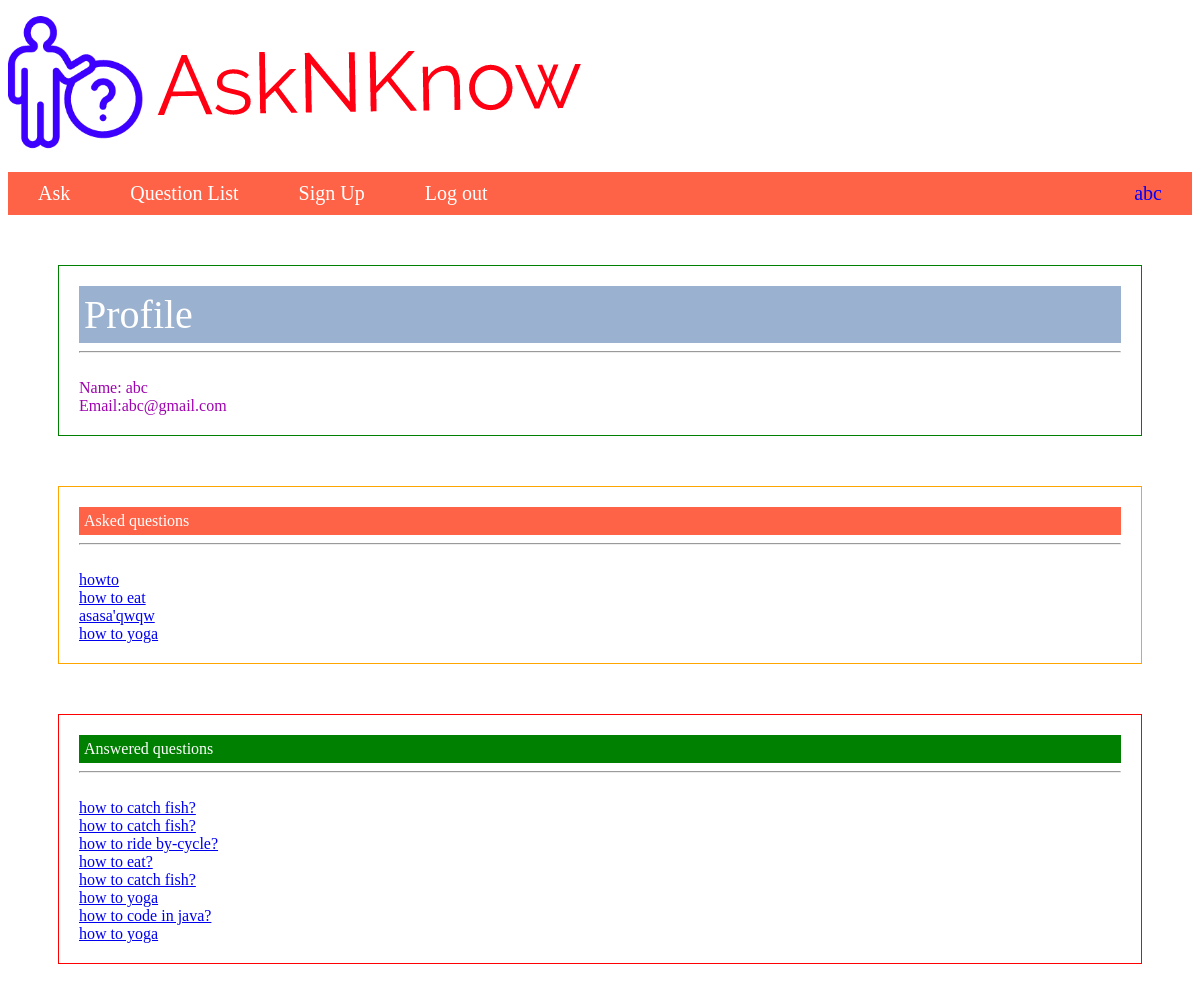
The page /profile.php?user_id=2 (signed in) on the database its author committed.
### tables this page shows
CREATE TABLE `user` (
  `id` int(10) NOT NULL,
  `username` varchar(255) NOT NULL,
  `email` varchar(255) NOT NULL,
  `password` varchar(100) NOT NULL,
  `reg_date` timestamp NOT NULL DEFAULT CURRENT_TIMESTAMP ON UPDATE CURRENT_TIMESTAMP
);

CREATE TABLE `question` (
  `id` int(20) NOT NULL,
  `title` varchar(1000) NOT NULL,
  `question` varchar(5000) NOT NULL,
  `category` varchar(100) NOT NULL,
  `user_id` int(20) NOT NULL,
  `time` timestamp NOT NULL DEFAULT CURRENT_TIMESTAMP ON UPDATE CURRENT_TIMESTAMP,
  `upvote` int(50) NOT NULL,
  `downvote` int(50) NOT NULL
);

### profile.php (the view, shortened to what this page needs)
<!DOCTYPE html>
<html>
<head>
</head>
<body>
	<?php include('header.php'); ?>
	<?php
		$user_id=$_REQUEST['user_id'];
		$conn=connect();
		$sql="select * from user where id='$user_id'";
		$result=mysqli_query($conn,$sql);
		if(mysqli_num_rows($result)==1){
			$row=mysqli_fetch_assoc($result);
			echo "<div class='user_profile_box'>";
			echo "<div id='profile_text'>Profile</div><hr><br>";
			echo "Name: ".$row['username']."<br>";
			echo "Email:".$row['email']."<br>";
			echo "</div>";
		}
		$sql="select id,title from question where user_id='$user_id'";
		$result=mysqli_query($conn,$sql);
		if(mysqli_num_rows($result)>0){
			echo "<div class='asked_question_box'>";
			echo "<div id='asked_text'>Asked questions</div><hr><br>";
			while ($row=mysqli_fetch_assoc($result)) {
				echo "<a href='answer.php?question_id=$row[id]'>$row[title]</a><br>";
			}
			echo "</div>";
		}
		$sql="select question.title,question.id from question,answer where answer.question_id=question.id and answer.user_id='$user_id'";
		$result=mysqli_query($conn,$sql);
		if(mysqli_num_rows($result)>0){
			echo "<div class='answered_question_box'>";
			echo "<div id='answered_text'>Answered questions</div><hr><br>";
			while ($row=mysqli_fetch_assoc($result)) {
				echo "<a href='answer.php?question_id=$row[id]'>$row[title]</a><br>";
			}
			echo "</div>";
		}
	?>
</body>
</html>

### profile.php (style rules this page uses)
.user_profile_box { margin: 50px; border: 1px solid green; padding: 20px; color: #9f03af; }
.asked_question_box { margin: 50px; border: 1px solid orange; padding: 20px; }
.answered_question_box { margin: 50px; border: 1px solid red; padding: 20px; }
#profile_text { background-color: #9ab1cf; color:white; padding: 5px; font-size: 40px; }
#asked_text { background-color: tomato; color:white; padding: 5px; }
#answered_text { background-color: green; color:white; padding: 5px; }

### rows shown on the page
user: username "abc", email "abc@gmail.com"
question: title "howto"
question: title "how to eat"
question: title "asasa'qwqw"
question: title "how to yoga"
question: title "how to catch fish?"
question: title "how to ride by-cycle?"
question: title "how to eat?"
question: title "how to code in java?"

### other values the page prints
$_SESSION[username] "abc"
